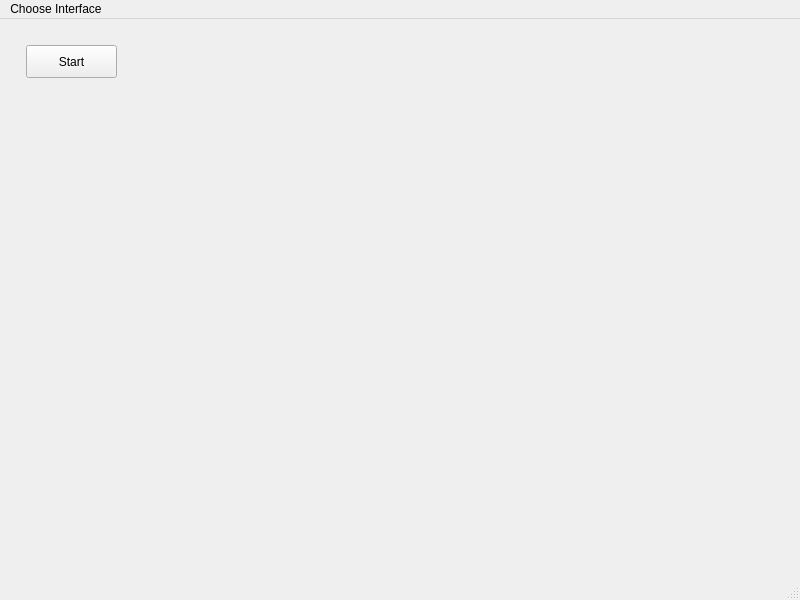
<?xml version="1.0" encoding="UTF-8"?>
<ui version="4.0">
 <class>FrameHound</class>
 <widget class="QMainWindow" name="FrameHound">
  <property name="geometry">
   <rect>
    <x>0</x>
    <y>0</y>
    <width>800</width>
    <height>600</height>
   </rect>
  </property>
  <property name="windowTitle">
   <string>FrameHound</string>
  </property>
  <widget class="QWidget" name="centralwidget">
   <widget class="QPushButton" name="startSniffing">
    <property name="geometry">
     <rect>
      <x>26</x>
      <y>26</y>
      <width>91</width>
      <height>33</height>
     </rect>
    </property>
    <property name="text">
     <string>Start</string>
    </property>
   </widget>
  </widget>
  <widget class="QMenuBar" name="menubar">
   <property name="geometry">
    <rect>
     <x>0</x>
     <y>0</y>
     <width>800</width>
     <height>29</height>
    </rect>
   </property>
   <widget class="QMenu" name="chooseInterfaceMenu">
    <property name="title">
     <string>Choose Interface</string>
    </property>
   </widget>
   <addaction name="chooseInterfaceMenu"/>
  </widget>
  <widget class="QStatusBar" name="statusbar"/>
  <action name="actionlo">
   <property name="text">
    <string>lo</string>
   </property>
  </action>
 </widget>
 <resources/>
 <connections/>
</ui>
